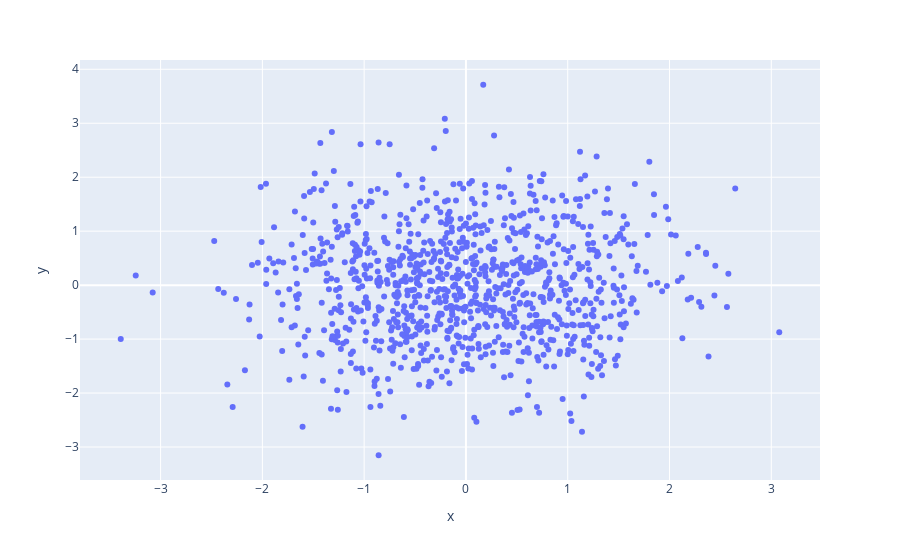

This figure's notebook cell:
### Markdown cell above
problem statement:
 Write a program to draw a scatter plot for random 1000 x and y coordinates

### Code cell
#importing plotly express for scatterplot
import plotly.express as ply
#importing numpy
import numpy as np
#generating random x axis and y axis values
x_values = np.random.randn(1000)
y_values =np.random.randn(1000)
#plotting graph with plotly
ply.scatter(x=x_values, y=y_values)

### Figure 1 — Plotly figure (JSON) as saved in the notebook; plotly's stock layout.template omitted (floating-point values rounded to 4 significant figures; data arrays with more than 128 entries replaced by an {"elided": "..."} marker saying what was removed)
{"data": [{"hoverlabel": {"namelength": 0}, "hovertemplate": "x=%{x}<br>y=%{y}", "legendgroup": "", "marker": {"color": "#636efa", "symbol": "circle"}, "mode": "markers", "name": "", "showlegend": false, "type": "scatter", "x": {"elided": "1000 float values"}, "xaxis": "x", "y": {"elided": "1000 float values"}, "yaxis": "y"}], "layout": {"legend": {"tracegroupgap": 0}, "margin": {"t": 60}, "xaxis": {"anchor": "y", "domain": [0, 1], "title": {"text": "x"}}, "yaxis": {"anchor": "x", "domain": [0, 1], "title": {"text": "y"}}}}
